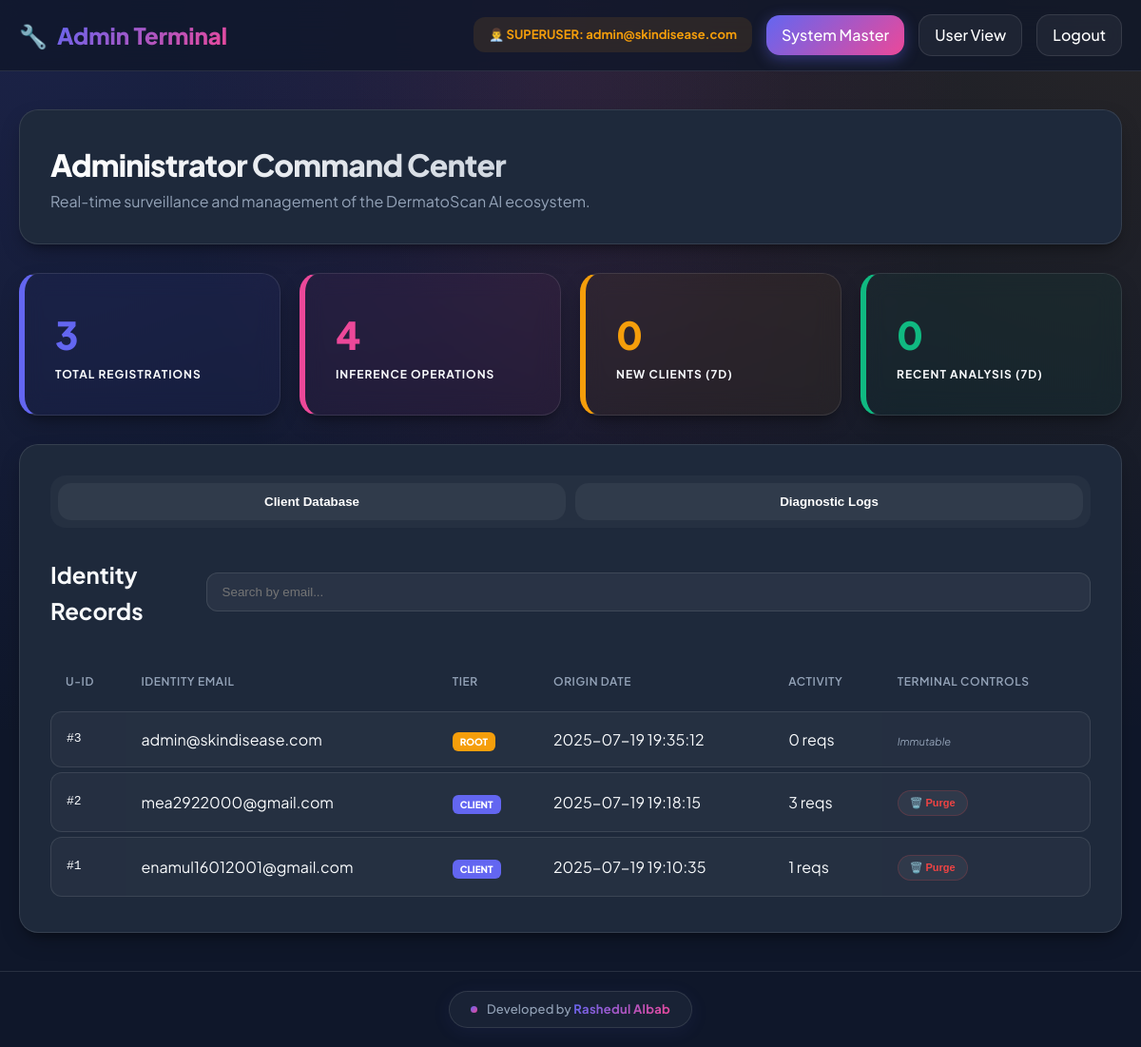
The page /admin (signed in) on the database as committed earlier.
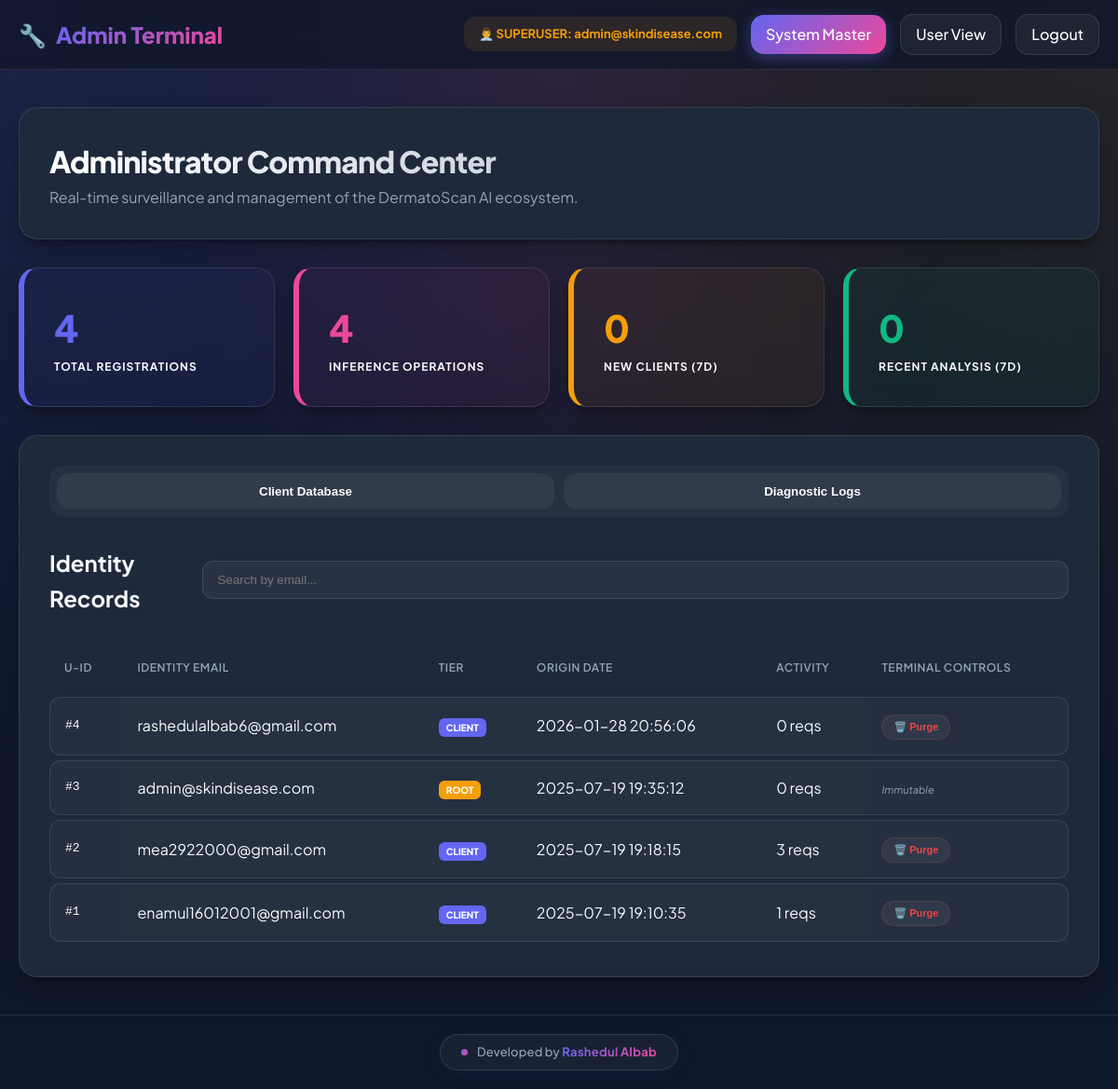
The same page on the database as committed later.
### tables this page shows
CREATE TABLE users (
                id INTEGER PRIMARY KEY AUTOINCREMENT,
                email TEXT UNIQUE NOT NULL,
                password_hash TEXT NOT NULL,
                created_at TIMESTAMP DEFAULT CURRENT_TIMESTAMP
            , is_admin BOOLEAN DEFAULT FALSE);

### main.py (the view)
@app.get("/admin", response_class=HTMLResponse)
async def admin_dashboard(request: Request):
    admin_user = get_admin_user(request)
    users = db.get_all_users()
    predictions = db.get_all_predictions()
    stats = {
        'total_users': len(users),
        'total_predictions': len(predictions),
        'recent_users': len([u for u in users if (datetime.now() - datetime.fromisoformat(u['created_at'].replace('Z', '+00:00').replace('+00:00', ''))).days <= 7]),
        'recent_predictions': len([p for p in predictions if (datetime.now() - datetime.fromisoformat(p['created_at'].replace('Z', '+00:00').replace('+00:00', ''))).days <= 7])
    }
    return templates.TemplateResponse("admin.html", {
        "request": request,
        "admin": admin_user,
        "users": users,
        "predictions": predictions,
        "stats": stats
    })

### templates/admin.html (shortened to what this page needs)
<!DOCTYPE html>
<html lang="en">
<head>
    <link rel="stylesheet" href="{{ url_for('static', path='/style.css') }}">
</head>
<body>
    <nav class="navbar">
        <div class="nav-container"
            style="max-width: 1400px; margin: 0 auto; display: flex; justify-content: space-between; align-items: center; padding: 15px 20px;">
            <div class="nav-brand"
                style="font-size: 24px; font-weight: 800; display: flex; align-items: center; gap: 10px;">
                <span class="logo">🔧</span>
                <span class="text-gradient">Admin Terminal</span>
            </div>
            <div class="nav-links" style="display: flex; gap: 15px; align-items: center;">
                <span class="admin-info"
                    style="color: var(--accent); background: rgba(245, 158, 11, 0.1); padding: 8px 16px; border-radius: 12px; font-size: 13px; font-weight: 700;">👨‍💼
                    SUPERUSER: {{ admin.email }}</span>
                <a href="/admin" class="btn btn-primary" style="padding: 8px 16px;">System Master</a>
                <a href="/dashboard" class="btn btn-secondary" style="padding: 8px 16px;">User View</a>
                <a href="/logout" class="btn btn-secondary" style="padding: 8px 16px;">Logout</a>
            </div>
        </div>
    </nav>
    <div class="main-container" style="max-width: 1400px; margin: 40px auto; padding: 0 20px;">
        <div class="page-header card glass-panel" style="margin-bottom: 30px; animation: fadeIn 0.8s ease-out;">
            <h1>Administrator Command Center</h1>
            <p style="color: var(--text-muted);">Real-time surveillance and management of the DermatoScan AI ecosystem.
            </p>
        </div>
        <div class="stats-grid"
            style="display: grid; grid-template-columns: repeat(auto-fit, minmax(260px, 1fr)); gap: 20px; margin-bottom: 30px;">
            <div class="stat-card card glass-panel"
                style="border-left: 6px solid var(--primary); background: rgba(99, 102, 241, 0.05);">
                <div class="stat-number" style="font-size: 40px; font-weight: 800; color: var(--primary);">{{
                    stats.total_users }}</div>
                <div class="stat-label"
                    style="text-transform: uppercase; letter-spacing: 1px; font-size: 12px; font-weight: 700;">Total
                    Registrations</div>
            </div>
            <div class="stat-card card glass-panel"
                style="border-left: 6px solid var(--secondary); background: rgba(236, 72, 153, 0.05);">
                <div class="stat-number" style="font-size: 40px; font-weight: 800; color: var(--secondary);">{{
                    stats.total_predictions }}</div>
                <div class="stat-label"
                    style="text-transform: uppercase; letter-spacing: 1px; font-size: 12px; font-weight: 700;">Inference
                    Operations</div>
            </div>
            <div class="stat-card card glass-panel"
                style="border-left: 6px solid var(--accent); background: rgba(245, 158, 11, 0.05);">
                <div class="stat-number" style="font-size: 40px; font-weight: 800; color: var(--accent);">{{
                    stats.recent_users }}</div>
                <div class="stat-label"
                    style="text-transform: uppercase; letter-spacing: 1px; font-size: 12px; font-weight: 700;">New
                    Clients (7D)</div>
            </div>
            <div class="stat-card card glass-panel"
                style="border-left: 6px solid #10b981; background: rgba(16, 185, 129, 0.05);">
                <div class="stat-number" style="font-size: 40px; font-weight: 800; color: #10b981;">{{
                    stats.recent_predictions }}</div>
                <div class="stat-label"
                    style="text-transform: uppercase; letter-spacing: 1px; font-size: 12px; font-weight: 700;">Recent
                    Analysis (7D)</div>
            </div>
        </div>
        <div class="admin-section card glass-panel">
            <div class="tabs"
                style="display: flex; gap: 10px; margin-bottom: 30px; background: rgba(255,255,255,0.03); padding: 8px; border-radius: 16px;">
                <button class="tab active btn btn-secondary" onclick="switchTab('users')"
                    style="flex: 1; border: none;">Client Database</button>
                <button class="tab btn btn-secondary" onclick="switchTab('predictions')"
                    style="flex: 1; border: none;">Diagnostic Logs</button>
            </div>
            <div id="users" class="tab-content active">
                <div style="display: flex; justify-content: space-between; align-items: center; margin-bottom: 25px;">
                    <h2 style="margin: 0;">Identity Records</h2>
                    <input type="text" class="search-box" style="margin: 0;" placeholder="Search by email..."
                        onkeyup="filterUsers(this.value)">
                </div>
                <table class="data-table" id="users-table"
                    style="width: 100%; border-collapse: separate; border-spacing: 0 5px;">
                    <thead>
                        <tr>
                            <th>U-ID</th>
                            <th>Identity Email</th>
                            <th>Tier</th>
                            <th>Origin Date</th>
                            <th>Activity</th>
                            <th>Terminal Controls</th>
                        </tr>
                    </thead>
                    <tbody>
                        {% for user in users %}
                        <tr data-email="{{ user.email }}">
                            <td style="font-family: monospace;">#{{ user.id }}</td>
                            <td>{{ user.email }}</td>
                            <td>
                                {% if user.is_admin %}
                                <span class="user-badge"
                                    style="background: var(--accent); color: white; padding: 4px 8px; border-radius: 6px; font-size: 10px; font-weight: 800;">ROOT</span>
                                {% else %}
                                <span class="user-badge"
                                    style="background: var(--primary); color: white; padding: 4px 8px; border-radius: 6px; font-size: 10px; font-weight: 800;">CLIENT</span>
                                {% endif %}
                            </td>
                            <td>{{ user.created_at }}</td>
                            <td>{{ user.prediction_count }} reqs</td>
                            <td>
                                {% if not user.is_admin %}
                                <button class="btn btn-secondary"
                                    style="font-size: 11px; padding: 6px 12px; color: #ef4444; border-color: rgba(239, 68, 68, 0.2);"
                                    onclick="deleteUser('{{ user.id }}', '{{ user.email }}')">
                                    🗑️ Purge
                                </button>
                                {% else %}
                                <span
                                    style="color: var(--text-muted); font-size: 11px; font-style: italic;">Immutable</span>
                                {% endif %}
                            </td>
                        </tr>
                        {% endfor %}
                    </tbody>
                </table>
            </div>
        </div>
    </div>
    <footer class="dev-credit">
        <div class="dev-credit-inner">
            <span class="dev-credit-pulse"></span>
            <span class="dev-credit-text">Developed by <span class="dev-credit-name">Rashedul Albab</span></span>
        </div>
    </footer>
</body>
</html>

### static/style.css (style rules this page uses)
:root { --primary: #6366f1; --primary-hover: #4f46e5; --secondary: #ec4899; --accent: #f59e0b; --background: #0f172a; --surface: #1e293b; --surface-light: #334155; --text: #f8fafc; --text-muted: #94a3b8; --glass: rgba(30, 41, 59, 0.7); --glass-border: rgba(255, 255, 255, 0.1); --shadow: 0 10px 25px -5px rgba(0, 0, 0, 0.3), 0 8px 10px -6px rgba(0, 0, 0, 0.3); --transition: all 0.3s cubic-bezier(0.4, 0, 0.2, 1); }
* { margin: 0; padding: 0; box-sizing: border-box; }
body { font-family: 'Plus Jakarta Sans', sans-serif; background-color: var(--background); background-image: radial-gradient(at 0% 0%, rgba(99, 102, 241, 0.15) 0, transparent 50%), radial-gradient(at 50% 0%, rgba(236, 72, 153, 0.1) 0, transparent 50%), radial-gradient(at 100% 0%, rgba(245, 158, 11, 0.1) 0, transparent 50%); color: var(--text); line-height: 1.6; min-height: 100vh; overflow-x: hidden; }
.glass-panel { background: var(--glass); backdrop-filter: blur(12px); -webkit-backdrop-filter: blur(12px); border: 1px solid var(--glass-border); border-radius: 24px; box-shadow: var(--shadow); }
h1 { font-weight: 800; letter-spacing: -0.025em; background: linear-gradient(to right, #ffffff, #94a3b8); -webkit-background-clip: text; -webkit-text-fill-color: transparent; }
.btn { display: inline-flex; align-items: center; justify-content: center; padding: 12px 28px; font-weight: 600; border-radius: 14px; transition: var(--transition); cursor: pointer; text-decoration: none; border: none; gap: 8px; }
.btn-primary { background: linear-gradient(135deg, var(--primary), var(--secondary)); color: white; box-shadow: 0 4px 15px rgba(99, 102, 241, 0.4); }
.btn-secondary { background: rgba(255, 255, 255, 0.05); color: white; border: 1px solid var(--glass-border); }
.navbar { background: rgba(15, 23, 42, 0.8); backdrop-filter: blur(15px); border-bottom: 1px solid var(--glass-border); position: sticky; top: 0; z-index: 1000; }
.nav-links a { position: relative; font-weight: 500; transition: var(--transition); }
.nav-links a::after { content: ''; position: absolute; bottom: 0; left: 16px; right: 16px; height: 2px; background: var(--primary); transform: scaleX(0); transition: var(--transition); }
.card { background: var(--surface); border-radius: 20px; padding: 32px; border: 1px solid var(--glass-border); transition: var(--transition); }
input[type="email"], input[type="password"], input[type="text"], textarea { background: rgba(255, 255, 255, 0.05); border: 1px solid var(--glass-border); border-radius: 12px; padding: 12px 16px; color: white; width: 100%; transition: var(--transition); }
table { width: 100%; border-collapse: separate; border-spacing: 0 8px; }
th { text-align: left; padding: 16px; color: var(--text-muted); font-weight: 600; text-transform: uppercase; font-size: 12px; letter-spacing: 0.05em; }
td { padding: 16px; background: rgba(255, 255, 255, 0.03); border-top: 1px solid var(--glass-border); border-bottom: 1px solid var(--glass-border); }
td:first-child { border-left: 1px solid var(--glass-border); border-radius: 12px 0 0 12px; }
td:last-child { border-right: 1px solid var(--glass-border); border-radius: 0 12px 12px 0; }
.text-gradient { background: linear-gradient(135deg, var(--primary), var(--secondary)); -webkit-background-clip: text; -webkit-text-fill-color: transparent; }
.dev-credit { text-align: center; padding: 20px 16px; margin-top: 40px; border-top: 1px solid var(--glass-border); color: var(--text-muted); font-size: 13px; font-weight: 500; letter-spacing: 0.01em; user-select: none; }
.dev-credit-inner { display: inline-flex; align-items: center; gap: 10px; background: var(--glass); backdrop-filter: blur(10px); -webkit-backdrop-filter: blur(10px); border: 1px solid var(--glass-border); border-radius: 50px; padding: 8px 22px; transition: var(--transition); cursor: default; box-shadow: 0 4px 20px rgba(99, 102, 241, 0.08); }
.dev-credit-pulse { width: 7px; height: 7px; border-radius: 50%; background: linear-gradient(135deg, var(--primary), var(--secondary)); animation: pulse 2s ease-in-out infinite; flex-shrink: 0; }
.dev-credit-text { color: var(--text-muted); }
.dev-credit-name { background: linear-gradient(135deg, var(--primary), var(--secondary)); -webkit-background-clip: text; -webkit-text-fill-color: transparent; background-clip: text; font-weight: 700; letter-spacing: 0.02em; }

Rows that differ between the two databases and show on the page:
added users: id "4", email "rashedulalbab6@gmail.com", shows "CLIENT", created_at "2026-01-28 20:56:06", prediction_count "0"
Other text that changed with them:
{{ stats.total_users }}: "3" → "4"
